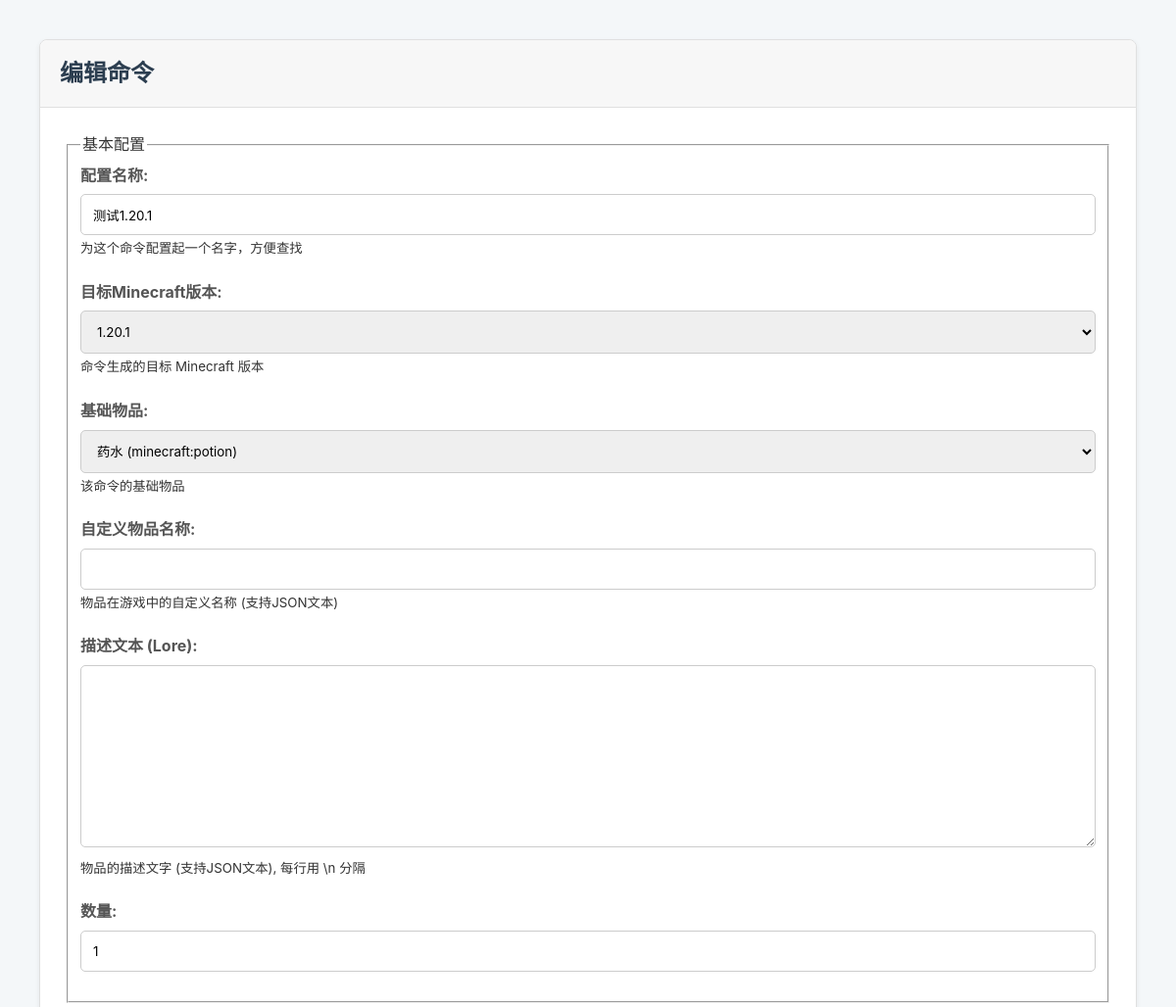
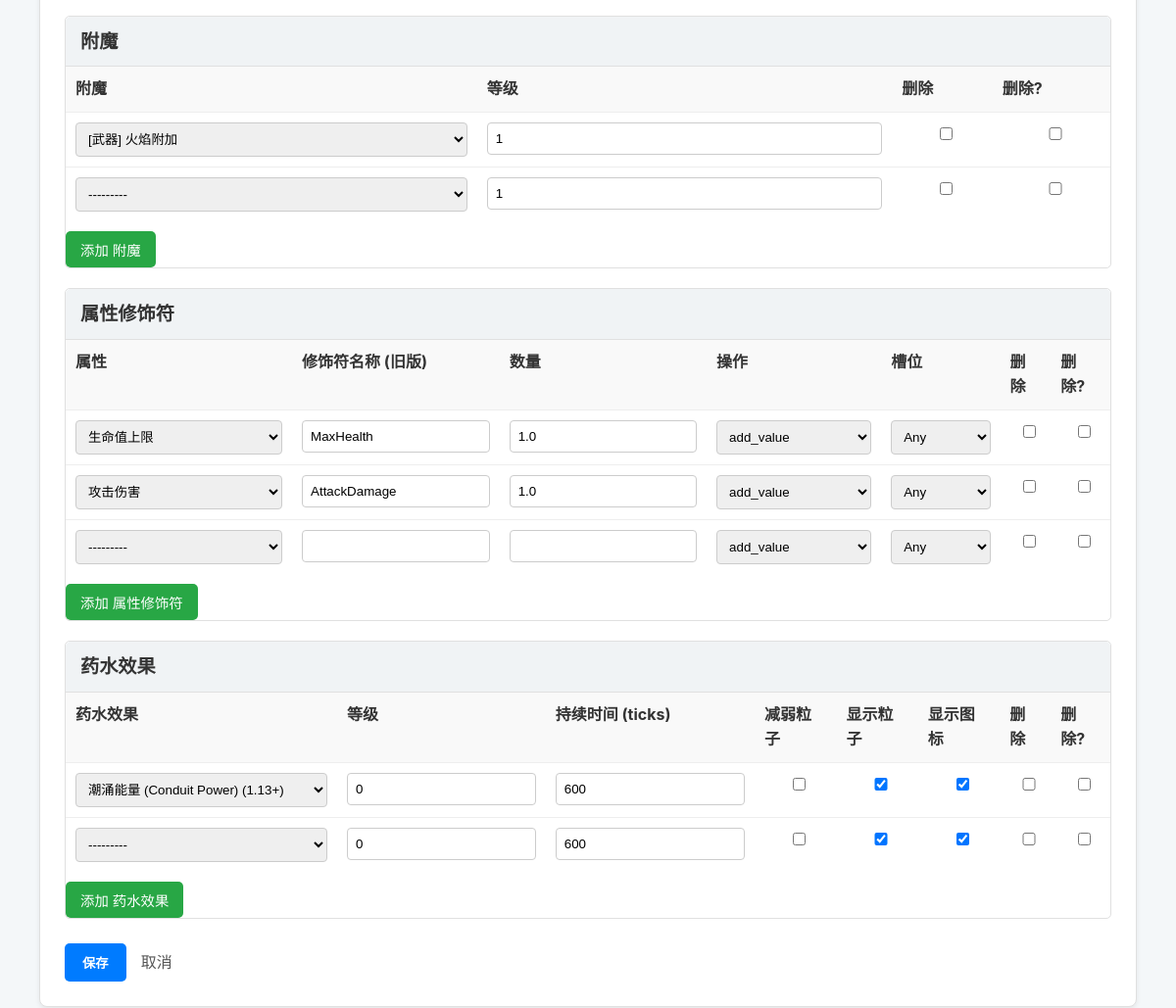
The app's page /MC_command/5/edit/ (signed in), older data (2 pictures, top to bottom).
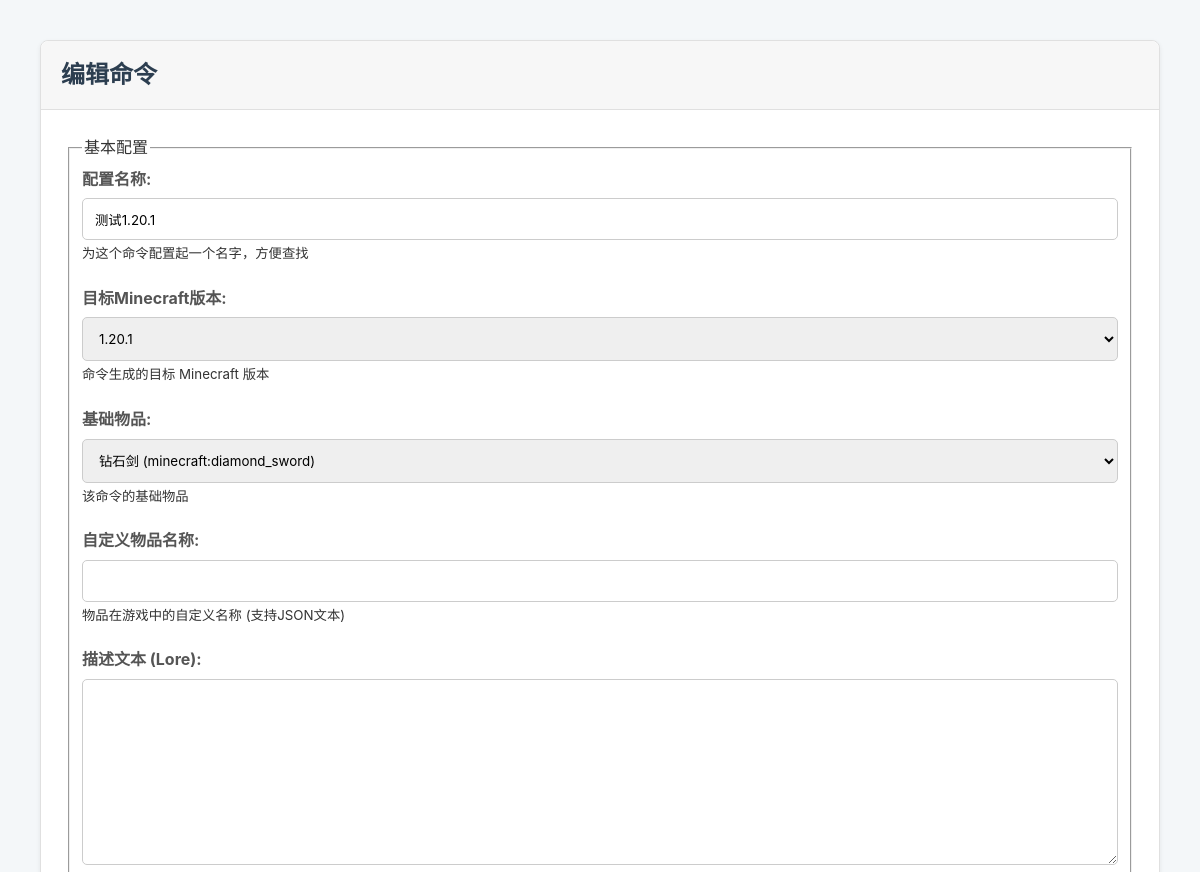
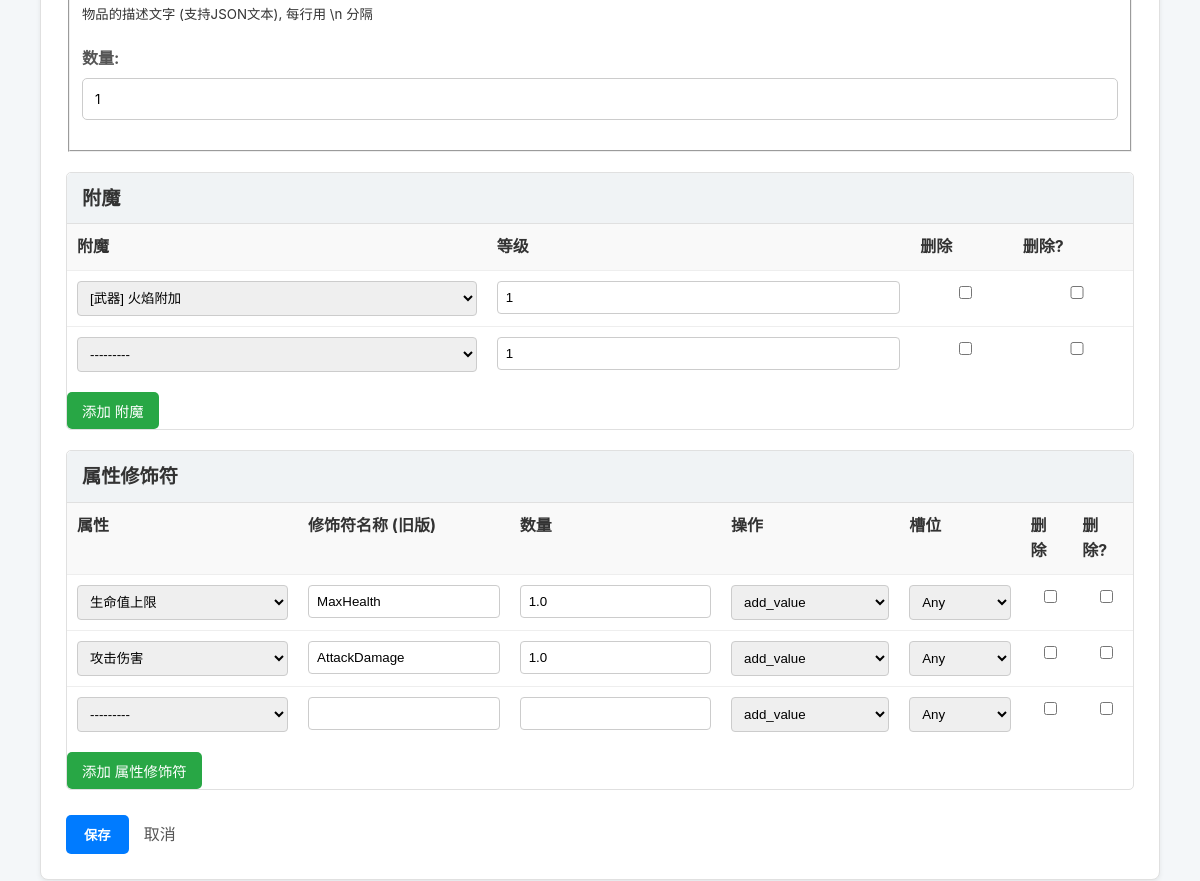
The same page, newer data (2 pictures, top to bottom).
### MC_command/models.py (models this page shows, shortened)
class GeneratedCommand(models.Model):
    user = models.ForeignKey(User, on_delete=models.CASCADE, related_name="commands")
    title = models.CharField(max_length=100, help_text="为这个命令配置起一个名字，方便查找")
    target_version = models.ForeignKey(MinecraftVersion, on_delete=models.PROTECT, help_text="命令生成的目标 Minecraft 版本")
    base_item = models.ForeignKey(BaseItem, on_delete=models.PROTECT, help_text="该命令的基础物品")
    custom_name = models.CharField(max_length=255, blank=True, null=True, help_text="物品在游戏中的自定义名称 (支持JSON文本)")
    lore = models.TextField(blank=True, null=True, help_text="物品的描述文字 (支持JSON文本), 每行用 \\n 分隔")
    count = models.PositiveIntegerField(default=1)
    created_at = models.DateTimeField(auto_now_add=True)
    updated_at = models.DateTimeField(auto_now=True)
    class Meta:
        verbose_name = "物品配置"
        verbose_name_plural = "<完整物品配置>"

### MC_command/views.py (the view)
# urls.py: path("<int:command_id>/edit/", views.edit, name="edit"),
@login_required
def edit(request, command_id):
    command_obj = get_object_or_404(GeneratedCommand, pk=command_id, user=request.user)
    FormSetClasses = {
        prefix: inlineformset_factory(
            GeneratedCommand, config['model'], form=config['form'],
            extra=1, can_delete=True, min_num=0
        )
        for prefix, config in COMPONENT_REGISTRY.items()
    }
    if request.method == 'POST':
        form = GeneratedCommandForm(request.POST, instance=command_obj)
        formsets = {
            prefix: FormSetClasses[prefix](request.POST, instance=command_obj, prefix=prefix)
            for prefix in COMPONENT_REGISTRY.keys()
        }
        if form.is_valid() and all(fs.is_valid() for fs in formsets.values()):
            try:
                with transaction.atomic():
                    form.save()
                    for formset in formsets.values():
                        formset.save()
                    return redirect(reverse('MC_command:detail', args=[command_obj.id]))
            except forms.ValidationError:
                pass
    else: # GET
        form = GeneratedCommandForm(instance=command_obj)
        formsets = {
            prefix: FormSetClasses[prefix](instance=command_obj, prefix=prefix)
            for prefix in COMPONENT_REGISTRY.keys()
        }
    version_data = {v.pk: v.ordering_id for v in MinecraftVersion.objects.all()}
    base_item_data = {i.pk: {'type': i.item_type} for i in BaseItem.objects.all()}
    component_data = {
        prefix: {
            'formset': formsets[prefix],
            'verbose_name': config['verbose_name'],
            'supported_types': json.dumps(config['supported_item_types'])
        }
        for prefix, config in COMPONENT_REGISTRY.items()
    }
    context = {
        'form': form,
        'component_data': component_data,
        'command': command_obj,
        'form_title': '编辑命令',
        'version_data_json': json.dumps(version_data),
        'base_item_data_json': json.dumps(base_item_data),
    }
    return render(request, 'MC_command/command_form.html', context)

### MC_command/forms.py
class GeneratedCommandForm(forms.ModelForm):
    class Meta:
        model = GeneratedCommand
        fields = ['title', 'target_version', 'base_item', 'custom_name', 'lore', 'count']
        labels = {
            'title': '配置名称',
            'target_version': '目标Minecraft版本',
            'base_item': '基础物品',
            'custom_name': '自定义物品名称',
            'lore': '描述文本 (Lore)',
            'count': '数量',
        }

### MC_command/forms.py (called while the page is built)
    def label_from_instance(self, obj):
        prefix = ""
        if hasattr(obj, 'get_enchant_type_display'):
            prefix = f"[{obj.get_enchant_type_display()}] "
        min_v = obj.min_version.version_number if obj.min_version else None
        max_v = obj.max_version.version_number if obj.max_version else None
        version_range = ""
        if min_v and max_v:
            if min_v == max_v:
                version_range = f" (仅 {min_v})"
            else:
                version_range = f" ({min_v} - {max_v})"
        elif min_v:
            version_range = f" ({min_v}+)"
        elif max_v:
            version_range = f" (最高 {max_v})"
        return f"{prefix}{obj.name}{version_range}"

### MC_command/models.py (called while the page is built)
    def __str__(self):
        return self.version_number

### MC_command/templates/MC_command/command_form.html (shortened to what this page needs)
{% extends 'MC_command/base.html' %}
{% block content %}
    <div class="card">
        <div class="card-header"><h1>{{ form_title }}</h1></div>
        <div class="card-body">
            <form method="post" novalidate>
                <fieldset>
                    <legend>基本配置</legend>
                    {% for field in form %}
                        <div class="form-field">
                            {{ field.label_tag }}
                            {{ field }}
                            {% if field.help_text %}<small>{{ field.help_text }}</small>{% endif %}
                        </div>
                    {% endfor %}
                </fieldset>
                {% for prefix, data in component_data.items %}
                <div class="inline-group component-group" id="{{ prefix }}-group"
                     data-prefix="{{ prefix }}"
                     data-supported-types="{{ data.supported_types }}"
                     style="display: none;">
                    <h2>{{ data.verbose_name }}</h2>
                    <table>
                        <thead>
                            <tr>
                                {% for field in data.formset.empty_form %}
                                    {% if not field.is_hidden %}<th>{{ field.label }}</th>{% endif %}
                                {% endfor %}
                                <th class="delete-cell">删除?</th>
                            </tr>
                        </thead>
                        <tbody id="{{ prefix }}-form-container">
                            {% for form in data.formset %}
                                <tr class="{{ prefix }}-formset-row {% if form.instance.pk %}existing-row{% endif %}">
                                    {% for field in form.visible_fields %}
                                        <td>{{ field }}{{ field.errors }}</td>
                                    {% endfor %}
                                    <td class="delete-cell">
                                        {% if form.instance.pk %}
                                            {{ form.DELETE }}
                                        {% else %}
                                            <input type="checkbox" class="row-delete-checkbox">
                                        {% endif %}
                                    </td>
                                </tr>
                            {% endfor %}
                        </tbody>
                    </table>
                    <button type="button" class="add-row-btn" data-formset-prefix="{{ prefix }}">添加 {{ data.verbose_name }}</button>
                </div>
                {% endfor %}
                <div class="form-actions">
                    <button type="submit" class="btn">保存</button>
                    <a href="javascript:void(0);" class="cancel-link" onclick="history.go(-2);">取消</a>
                </div>
            </form>
        </div>
    </div>
{% endblock %}

Row changes from the older to the newer data that the page shows:
changed GeneratedCommand "测试1.20.1": base_item "药水 (minecraft:potion)" → "钻石剑 (minecraft:diamond_sword)"
Text that changed along with them:
list line gone: "药水效果 药水效果 等级 持续时间 (ticks) 减弱粒子 显示粒子 显示图标 删除 删除? 潮涌能量 (Conduit Power) (1.13+) 0 600 ☐ ☑ ☑ ☐ ☐ --------- 0 600 ☐ ☑ ☑ ☐ ☐ 添加 药水效果"
